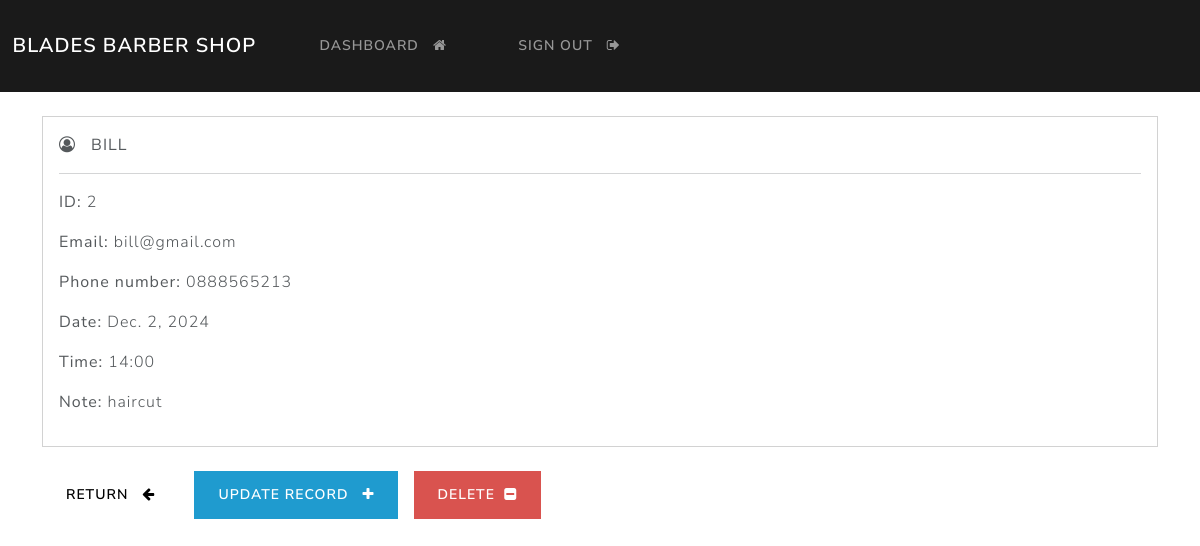
The page /record/2 (signed in) on the database its author committed.
### app/models.py (models this page shows, shortened)
class Record(models.Model):
    fname = models.CharField(max_length=100)
    email = models.CharField(max_length=255)
    phone = models.CharField(max_length=20)
    date = models.DateField(blank=True,null=True)
    time = models.CharField(max_length=10,blank=True,null=True)
    note = models.CharField(max_length=100,blank=True,null=True)

### app/views.py (the view)
# urls.py: path('record/<int:pk>', views.singular_record, name="record"),
@login_required(login_url='login')
def singular_record(request, pk):
    all_records = Record.objects.get(id=pk)
    context = {'record':all_records}
    return render(request, 'account/view-record.html', context=context)

### templates/account/view-record.html (shortened to what this page needs)
{% extends 'account/base.html' %}
{% block content %}
    <div class="card">
        <div class="card-body">
            <i class="fa fa-user-circle-o" aria-hidden="true"></i> &nbsp;
            <strong>
                {{record.fname|upper}}
            </strong>
            <hr>
            <p> <strong> ID: </strong> {{record.id}} </p>
            <p> <strong> Email: </strong> {{record.email}} </p>
            <p> <strong> Phone number: </strong> {{record.phone}} </p>
            <p> <strong> Date: </strong> {{record.date}} </p>
            <p> <strong> Time: </strong> {{record.time}} </p>
            <p> <strong> Note: </strong> {{record.note}} </p>
        </div>
    </div>
    <br>
    <a href="{% url 'dashboard' %}" class="btn btn-secondary"> Return &nbsp; <i class="fa fa-arrow-left" aria-hidden="true"></i> </a>
    <a href="{% url 'update-record' record.id %}" class="btn btn-info"> Update record &nbsp; <i class="fa fa-plus" aria-hidden="true"></i> </a>
    <a href="{% url 'delete-record' record.id %}" class="btn btn-danger"> Delete &nbsp;<i class="fa fa-minus-square" aria-hidden="true"></i> </a>
{% endblock %}

### rows shown on the page
Record: fname "BILL", id "2", email "bill@gmail.com", phone "0888565213", date "Dec. 2, 2024", time "14:00", note "haircut"
